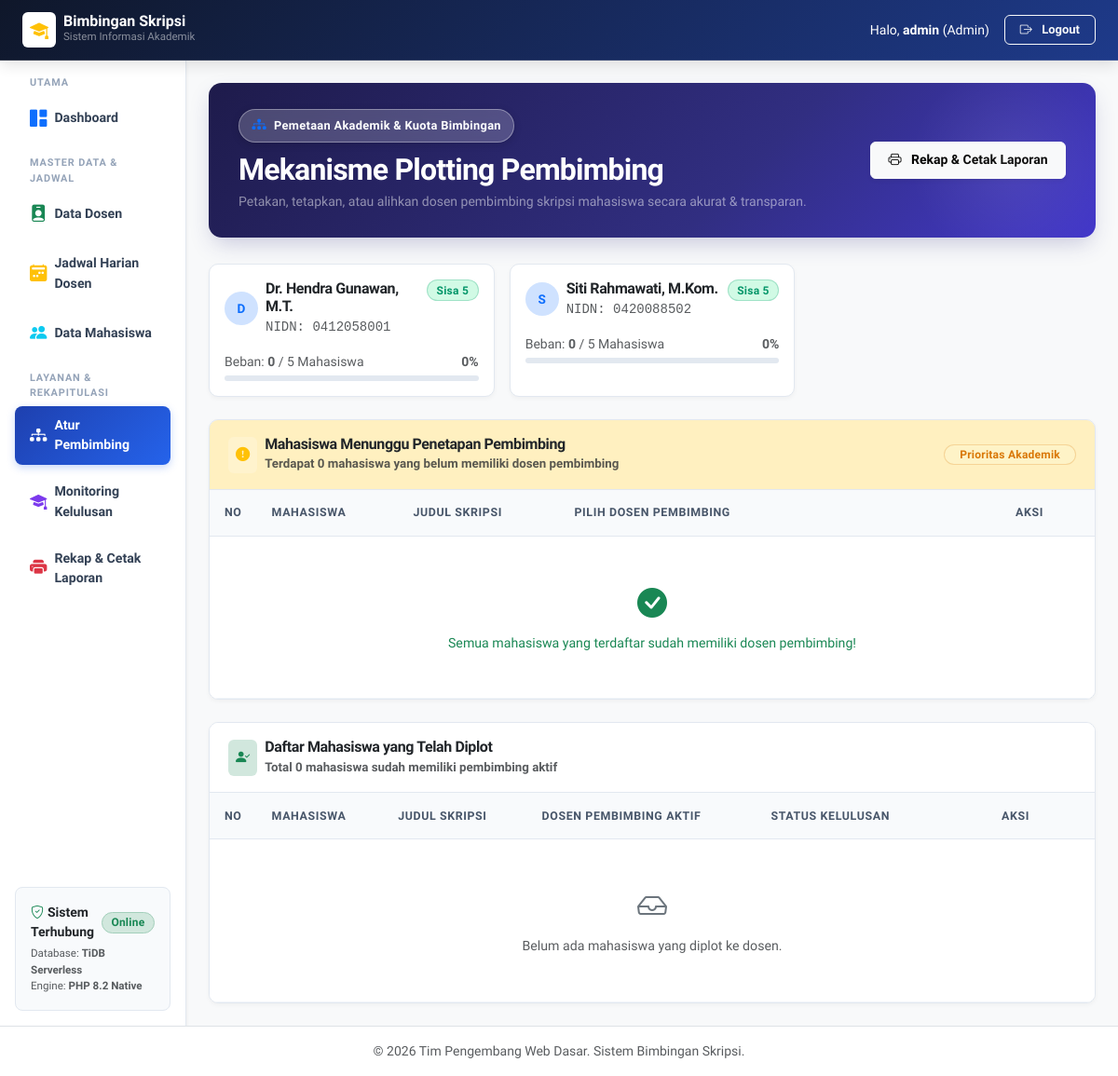
Page /admin/plot_pembimbing.php (signed in) on the committed database.
### tables this page shows
CREATE TABLE IF NOT EXISTS dosen (
    id INT AUTO_INCREMENT PRIMARY KEY,
    user_id INT NOT NULL,
    nidn VARCHAR(20) NOT NULL UNIQUE,
    nama_dosen VARCHAR(100) NOT NULL,
    email VARCHAR(100) NOT NULL,
    no_whatsapp VARCHAR(20),
    foto_profil VARCHAR(255) DEFAULT 'default.png',
    kuota_bimbingan INT DEFAULT 5,
    created_at TIMESTAMP DEFAULT CURRENT_TIMESTAMP,
    FOREIGN KEY (user_id) REFERENCES users(id) ON DELETE CASCADE
);

### admin/plot_pembimbing.php (the view, shortened to what this page needs)
<?php
require_once '../config/database.php';
$queryDosen = "
    SELECT
        d.id,
        d.nama_dosen,
        d.nidn,
        d.kuota_bimbingan,
        COUNT(m.id) AS total_bimbingan,
        (d.kuota_bimbingan - COUNT(m.id)) AS sisa_kuota
    FROM dosen d
    LEFT JOIN mahasiswa m ON d.id = m.dosen_pembimbing_id
    GROUP BY d.id
    ORDER BY d.nama_dosen ASC
";
$dosen_list = $pdo->query($queryDosen)->fetchAll();
$queryBelum = "
    SELECT m.*, u.username
    FROM mahasiswa m
    INNER JOIN users u ON m.user_id = u.id
    WHERE m.dosen_pembimbing_id IS NULL
    ORDER BY m.id DESC
";
$mhs_belum_plot = $pdo->query($queryBelum)->fetchAll();
$querySudah = "
    SELECT m.*, u.username, d.nama_dosen, d.id as id_dosen_aktif
    FROM mahasiswa m
    INNER JOIN users u ON m.user_id = u.id
    INNER JOIN dosen d ON m.dosen_pembimbing_id = d.id
    ORDER BY m.nama_lengkap ASC
";
$mhs_sudah_plot = $pdo->query($querySudah)->fetchAll();
require_once '../templates/header.php';
require_once '../templates/sidebar_admin.php';
?>
<div class="hero-banner d-flex flex-column flex-md-row justify-content-between align-items-md-center gap-3">
    <div>
        <div class="hero-tag">
            <i class="bi bi-diagram-3-fill text-primary"></i>
            <span>Pemetaan Akademik & Kuota Bimbingan</span>
        </div>
        <h2 class="fw-bold text-white mb-1">Mekanisme Plotting Pembimbing</h2>
        <p class="text-white-50 small mb-0">Petakan, tetapkan, atau alihkan dosen pembimbing skripsi mahasiswa secara akurat & transparan.</p>
    </div>
    <div class="d-flex align-items-center gap-2">
        <a href="laporan_plotting.php" class="btn btn-light shadow-sm fw-bold">
            <i class="bi bi-printer me-1"></i> Rekap & Cetak Laporan
        </a>
    </div>
</div>
<div class="row g-3 mb-4">
    <?php foreach ($dosen_list as $dl):
        $persen = $dl['kuota_bimbingan'] > 0 ? min(100, round(($dl['total_bimbingan'] / $dl['kuota_bimbingan']) * 100)) : 0;
        $is_full = ($dl['sisa_kuota'] <= 0);
        $initial = strtoupper(substr($dl['nama_dosen'], 0, 1));
    ?>
        <div class="col-md-6 col-xl-4">
            <div class="card h-100 shadow-sm border-0 <?= $is_full ? 'border-danger' : ''; ?>">
                <div class="card-body p-3">
                    <div class="d-flex justify-content-between align-items-start mb-2">
                        <div class="d-flex align-items-center gap-2">
                            <div class="avatar-initial bg-primary-subtle text-primary">
                                <?= $initial; ?>
                            </div>
                            <div>
                                <h6 class="fw-bold text-dark mb-0"><?= htmlspecialchars($dl['nama_dosen']); ?></h6>
                                <span class="text-muted font-monospace small">NIDN: <?= htmlspecialchars($dl['nidn']); ?></span>
                            </div>
                        </div>
                        <span class="badge <?= $is_full ? 'bg-danger' : 'bg-success'; ?>">
                            <?= $is_full ? 'Penuh' : "Sisa {$dl['sisa_kuota']}"; ?>
                        </span>
                    </div>
                    <div class="d-flex justify-content-between small text-muted mb-1 mt-3">
                        <span>Beban: <strong><?= $dl['total_bimbingan']; ?></strong> / <?= $dl['kuota_bimbingan']; ?> Mahasiswa</span>
                        <span class="fw-semibold"><?= $persen; ?>%</span>
                    </div>
                    <div class="progress" style="height: 6px;">
                    </div>
                </div>
            </div>
        </div>
    <?php endforeach; ?>
</div>
<div class="card shadow-sm border-0 mb-4">
    <div class="card-header bg-warning bg-opacity-25 py-3 d-flex justify-content-between align-items-center">
        <div class="d-flex align-items-center gap-2">
            <span class="p-2 rounded bg-warning-subtle text-warning">
                <i class="bi bi-exclamation-circle-fill"></i>
            </span>
            <div>
                <h6 class="fw-bold mb-0 text-dark">Mahasiswa Menunggu Penetapan Pembimbing</h6>
                <small class="text-muted">Terdapat <?= count($mhs_belum_plot); ?> mahasiswa yang belum memiliki dosen pembimbing</small>
            </div>
        </div>
        <span class="badge bg-warning text-dark px-3 py-1">Prioritas Akademik</span>
    </div>
    <div class="card-body p-0">
        <div class="table-responsive">
            <table class="table table-hover align-middle mb-0">
                <thead class="table-light">
                    <tr>
                        <th class="ps-3" style="width: 50px;">No</th>
                        <th>Mahasiswa</th>
                        <th>Judul Skripsi</th>
                        <th style="min-width: 320px;">Pilih Dosen Pembimbing</th>
                        <th class="text-center" style="width: 140px;">Aksi</th>
                    </tr>
                </thead>
                <tbody>
                    <?php if (empty($mhs_belum_plot)): ?>
                        <tr>
                            <td colspan="5" class="text-center text-success py-5">
                                <i class="bi bi-check-circle-fill fs-2 d-block text-success mb-2"></i>
                                Semua mahasiswa yang terdaftar sudah memiliki dosen pembimbing!
                            </td>
                        </tr>
                    <?php endif; ?>
                </tbody>
            </table>
        </div>
    </div>
</div>
<div class="card shadow-sm border-0">
    <div class="card-header bg-white py-3 d-flex justify-content-between align-items-center">
        <div class="d-flex align-items-center gap-2">
            <span class="p-2 rounded bg-success-subtle text-success">
                <i class="bi bi-person-check-fill"></i>
            </span>
            <div>
                <h6 class="fw-bold mb-0 text-dark">Daftar Mahasiswa yang Telah Diplot</h6>
                <small class="text-muted">Total <?= count($mhs_sudah_plot); ?> mahasiswa sudah memiliki pembimbing aktif</small>
            </div>
        </div>
    </div>
    <div class="card-body p-0">
        <div class="table-responsive">
            <table class="table table-hover align-middle mb-0">
                <thead class="table-light">
                    <tr>
                        <th class="ps-3" style="width: 50px;">No</th>
                        <th>Mahasiswa</th>
                        <th>Judul Skripsi</th>
                        <th>Dosen Pembimbing Aktif</th>
                        <th>Status Kelulusan</th>
                        <th class="text-center" style="width: 170px;">Aksi</th>
                    </tr>
                </thead>
                <tbody>
                    <?php if (empty($mhs_sudah_plot)): ?>
                        <tr>
                            <td colspan="6" class="text-center text-muted py-5">
                                <i class="bi bi-inbox fs-2 d-block text-secondary mb-2"></i>
                                Belum ada mahasiswa yang diplot ke dosen.
                            </td>
                        </tr>
                    <?php endif; ?>
                </tbody>
            </table>
        </div>
    </div>
</div>
<?php
require_once '../templates/footer.php';
?>

### assets/css/style.css (style rules this page uses)
:root { --primary: #4338ca; --primary-hover: #3730a3; --primary-subtle: #e0e7ff; --primary-gradient: linear-gradient(135deg, #4f46e5 0%, #3730a3 100%); --success: #059669; --success-subtle: #d1fae5; --warning: #d97706; --warning-subtle: #fef3c7; --danger: #dc2626; --danger-subtle: #fee2e2; --info: #0284c7; --info-subtle: #e0f2fe; --purple: #7c3aed; --purple-subtle: #ede9fe; --surface: #ffffff; --background: #f8fafc; --text-main: #0f172a; --text-muted: #64748b; --border-color: #e2e8f0; --border-focus: #818cf8; --radius-sm: 0.375rem; --radius-md: 0.625rem; --radius-lg: 0.875rem; --radius-xl: 1.25rem; --shadow-subtle: 0 1px 3px rgba(0, 0, 0, 0.05), 0 1px 2px rgba(0, 0, 0, 0.03); --shadow-card: 0 4px 6px -1px rgba(0, 0, 0, 0.05), 0 2px 4px -2px rgba(0, 0, 0, 0.05); --shadow-hover: 0 12px 24px -4px rgba(0, 0, 0, 0.08), 0 4px 6px -2px rgba(0, 0, 0, 0.04); }
*, *::before, *::after { box-sizing: border-box; }
body { font-family: 'Plus Jakarta Sans', system-ui, -apple-system, BlinkMacSystemFont, "Segoe UI", Roboto, sans-serif; color: var(--text-main); background-color: var(--background); -webkit-font-smoothing: antialiased; -moz-osx-font-smoothing: grayscale; min-height: 100vh; display: flex; flex-direction: column; }
h1, h2, h3, h4, h5, h6 { font-weight: 700; letter-spacing: -0.025em; color: #0f172a; }
.hero-banner { background: linear-gradient(135deg, #1e1b4b 0%, #312e81 60%, #4338ca 100%); border-radius: var(--radius-lg); color: #ffffff; padding: 1.75rem 2rem; box-shadow: 0 10px 25px -5px rgba(49, 46, 129, 0.25); margin-bottom: 1.75rem; position: relative; overflow: hidden; }
.hero-banner::after { content: ''; position: absolute; right: -20px; bottom: -30px; width: 220px; height: 220px; background: radial-gradient(circle, rgba(255, 255, 255, 0.08) 0%, rgba(255, 255, 255, 0) 70%); border-radius: 50%; pointer-events: none; }
.hero-tag { display: inline-flex; align-items: center; gap: 0.5rem; padding: 0.35rem 0.85rem; border-radius: 9999px; background: rgba(255, 255, 255, 0.2) !important; backdrop-filter: blur(8px); border: 1px solid rgba(255, 255, 255, 0.35) !important; color: #ffffff !important; font-size: 0.8rem !important; font-weight: 700 !important; letter-spacing: 0.025em; margin-bottom: 0.65rem; box-shadow: 0 2px 8px rgba(0, 0, 0, 0.15); }
.hero-tag span { color: #ffffff !important; }
.hero-tag i { font-size: 0.95rem; }
.avatar-initial { width: 36px; height: 36px; border-radius: 50%; display: flex; align-items: center; justify-content: center; font-weight: 700; font-size: 0.85rem; flex-shrink: 0; }
.card { border: 1px solid var(--border-color); border-radius: var(--radius-lg); background-color: var(--surface); box-shadow: var(--shadow-card); transition: transform 0.2s ease, box-shadow 0.2s ease; overflow: hidden; }
.card-header { background-color: #ffffff; border-bottom: 1px solid var(--border-color); font-weight: 700; font-size: 0.95rem; padding: 1rem 1.25rem; }
.btn { font-weight: 600; font-size: 0.875rem; border-radius: var(--radius-sm); padding: 0.55rem 1.15rem; transition: all 0.2s cubic-bezier(0.4, 0, 0.2, 1); display: inline-flex; align-items: center; justify-content: center; gap: 0.4rem; }
.table { margin-bottom: 0; color: #334155; }
.table th { background-color: #f8fafc; color: #475569; font-size: 0.775rem; font-weight: 700; text-transform: uppercase; letter-spacing: 0.05em; border-bottom: 1px solid var(--border-color); padding: 0.95rem 1rem; white-space: nowrap; }
.table td { padding: 1rem; border-bottom: 1px solid #f1f5f9; font-size: 0.885rem; vertical-align: middle; }
.table-hover tbody tr { transition: background-color 0.15s ease, transform 0.1s ease; }
.badge { font-weight: 600; font-size: 0.75rem; padding: 0.4em 0.8em; border-radius: 9999px; letter-spacing: 0.02em; display: inline-flex; align-items: center; gap: 0.3rem; }
.badge.bg-success { background-color: var(--success-subtle) !important; color: var(--success) !important; border: 1px solid rgba(5, 150, 105, 0.25); }
.badge.bg-warning { background-color: var(--warning-subtle) !important; color: var(--warning) !important; border: 1px solid rgba(217, 119, 6, 0.25); }
.progress { background-color: #e2e8f0; border-radius: 9999px; overflow: hidden; }
.card { border: 1px solid #e2e8f0 !important; border-radius: 10px !important; background-color: #ffffff !important; box-shadow: 0 2px 5px rgba(0, 0, 0, 0.04) !important; }

### rows in the picture
dosen: nama_dosen "D", nama_dosen "Dr. Hendra Gunawan, M.T.", nidn "0412058001", sisa_kuota "5", total_bimbingan "0", kuota_bimbingan "5", persen "0"
dosen: nama_dosen "S", nama_dosen "Siti Rahmawati, M.Kom.", nidn "0420088502", sisa_kuota "5", total_bimbingan "0", kuota_bimbingan "5", persen "0"

### other values in the picture
$_SESSION['username'] "admin"
$_SESSION['role'] "Admin"
count($mhs_belum_plot) "0"
count($mhs_sudah_plot) "0"
